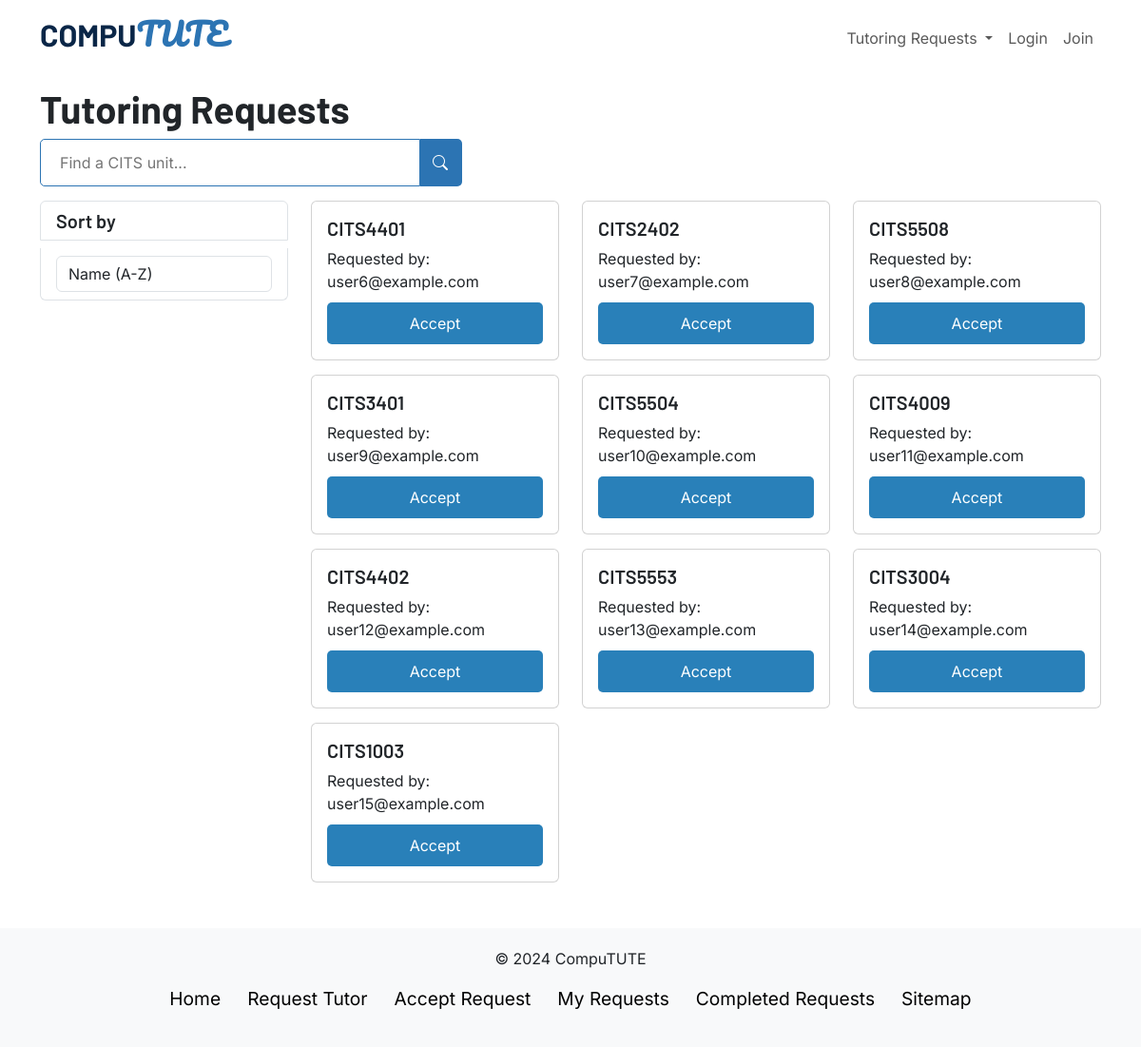
Screenshot of /requests/ with the database file from the repository.
### app.py (models this page shows, shortened)
class Request(db.Model):
    requestID = db.Column(db.Integer, primary_key=True)
    userID = db.Column(db.Integer, db.ForeignKey('user.userID'))
    tutorID = db.Column(db.Integer, db.ForeignKey('tutor.tutorID'))
    unit = db.Column(db.String(150), nullable=False)
    user = db.relationship('User', back_populates='requests')
    tutor = db.relationship('Tutor', back_populates='requests')

class User(db.Model, UserMixin):
    userID = db.Column(db.Integer, primary_key=True)
    userEmail = db.Column(db.String(150), unique=True, nullable=False)
    userPassword = db.Column(db.String(150), nullable=False)
    requests = db.relationship('Request', back_populates='user')

### app.py (the view)
@app.route('/requests/<searched>', methods=["GET"])
@app.route('/requests', methods=["GET"])
@app.route('/requests/', methods=["GET"])
def view_requests(searched = None):
    if request.method == "GET":
        requests_array = []
        if(searched != None):
            query = db.session.query(Request).filter(Request.unit.like(f'%{searched}%'))
            requests = query.all()
        else:
            requests = Request.query.all()
        for request_info in requests:
            print(request_info.tutorID)
            if(request_info.tutorID == None):
                print(request_info.userID)
                user_requesting = User.query.get(request_info.userID)
                new_request = {"id": request_info.requestID, "user": user_requesting.userEmail, "unit": request_info.unit}
                requests_array.append(new_request)
        return render_template("requests.html", requests=requests_array)

### templates/requests.html (shortened to what this page needs)
{% extends "layout.html" %}
{% block head %}
{{ super() }}
<link rel="stylesheet" href="{{ url_for('static', filename='css/requests.css') }}">
{% endblock %}
{% block content %}
<div class="container">
  <div class="row">
    <h1 class="title">Tutoring Requests</h1>
    <div class="col-md-12">
      <form action="/search" method="POST" id="searchForm" class="d-flex">
        <input name="searched_unit" id="searched_unit" class="search-field" type="search" placeholder="Find a CITS unit..." aria-label="Search">
        <button class="search-btn" type="submit">
          <i class="bi bi-search"></i>
        </button>
      </form>
    </div>
  </div>
  <div class="row mb-5">
    <div class="col-md-3 sort-section">
      <div class="list-group">
        <h5 class="list-group-item">Sort by</h5>
        <div class="list-group-item">
          <select class="form-control" id="sort">
            <option value="name_asc">Name (A-Z)</option>
          </select>
        </div>
      </div>
    </div>
    <div class="col-md-9 items-section">
      <div class="row">
        {% for request in requests %}
          <div class="col-md-4">
            <div class="card">
              <div class="card-body">
                <h5 class="card-title">{{ request['unit'] }}</h5>
                <p class="card-text">Requested by:</p>
                <p class="card-text">{{ request['user'] }}</p>
                <form action="/acceptrequest" method="POST" id="requestId={{ request['id'] }}">
                  <button data-request-id="{{ request['id'] }}", name="selected_id" value="{{ request['id'] }}">Accept</button>
                </form>
              </div>
            </div>
          </div>
        {% endfor %}
      </div>
    </div>
  </div>
</div>
{% endblock %}

### static/css/root.css (style rules this page uses)
body { font-family: 'Inter', sans-serif !important; }
.logo, h1, h2, h3, h4, h5, h6 { font-family: 'Barlow', sans-serif !important; font-weight: 700; }
h3, h4, h5, h6 { font-family: 'Barlow', sans-serif !important; font-weight: 600; }
h5, h6 { font-family: 'Barlow', sans-serif !important; font-weight: 600; }

### static/css/navbar.css (style rules this page uses)
.search-field { width: 400px; height: 50px; border: 1px solid; border-color: rgb(44, 116, 179); border-radius: 5px 0 0 5px; padding: 0 20px; font-size: 1em; transition: border-color 0.1s ease-in-out; }
.search-btn { height: 50px; background: rgb(44, 116, 179); color: white; border: none; border-radius: 0 5px 5px 0; font-size: 1em; padding: 0 15px 0 13px; }
#searchForm { transition: opacity 0.5s, visibility 0.5s; opacity: 1; visibility: visible; }
body { display: flex; flex-direction: column; min-height: 100vh; }

### static/css/requests.css (style rules this page uses)
.title { margin-top: 90px; }
.sort-section { margin-top: 15px; }
.col-md-4 { margin-top: 15px; }
.card p { margin: 0; }
.card button { background-color: #2980B9; color: white; width: 100%; margin-top: 10px; padding: 10px 20px; border: none; border-radius: 5px; cursor: pointer; }

### rows the page displays
Request: unit "CITS4401"
User: user "user6@example.com"
Request: unit "CITS2402"
User: user "user7@example.com"
Request: unit "CITS5508"
User: user "user8@example.com"
Request: unit "CITS3401"
User: user "user9@example.com"
Request: unit "CITS5504"
User: user "user10@example.com"
Request: unit "CITS4009"
User: user "user11@example.com"
Request: unit "CITS4402"
User: user "user12@example.com"
Request: unit "CITS5553"
User: user "user13@example.com"
Request: unit "CITS3004"
User: user "user14@example.com"
Request: unit "CITS1003"
User: user "user15@example.com"
